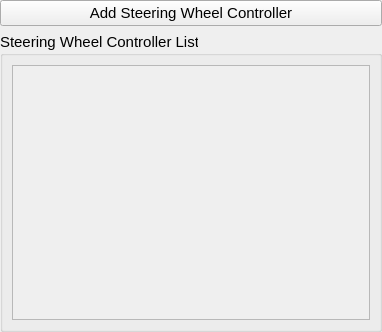
<?xml version="1.0" encoding="UTF-8"?>
<ui version="4.0">
 <class>Form</class>
 <widget class="QWidget" name="Form">
  <property name="geometry">
   <rect>
    <x>0</x>
    <y>0</y>
    <width>382</width>
    <height>332</height>
   </rect>
  </property>
  <property name="windowTitle">
   <string>Form</string>
  </property>
  <layout class="QGridLayout" name="gridLayout">
   <property name="leftMargin">
    <number>0</number>
   </property>
   <property name="topMargin">
    <number>0</number>
   </property>
   <property name="rightMargin">
    <number>0</number>
   </property>
   <property name="bottomMargin">
    <number>0</number>
   </property>
   <item row="2" column="0">
    <widget class="QGroupBox" name="sw_controller_groupbox">
     <property name="sizePolicy">
      <sizepolicy hsizetype="Preferred" vsizetype="Minimum">
       <horstretch>0</horstretch>
       <verstretch>0</verstretch>
      </sizepolicy>
     </property>
     <property name="minimumSize">
      <size>
       <width>0</width>
       <height>260</height>
      </size>
     </property>
     <property name="font">
      <font>
       <pointsize>11</pointsize>
      </font>
     </property>
     <property name="title">
      <string>Steering Wheel Controller List:</string>
     </property>
     <layout class="QGridLayout" name="gridLayout_2">
      <item row="0" column="0">
       <widget class="QScrollArea" name="sw_controller_scrollarea">
        <property name="widgetResizable">
         <bool>true</bool>
        </property>
        <widget class="QWidget" name="scrollAreaWidgetContents">
         <property name="geometry">
          <rect>
           <x>0</x>
           <y>0</y>
           <width>360</width>
           <height>260</height>
          </rect>
         </property>
         <layout class="QGridLayout" name="gridLayout_3">
          <item row="0" column="0">
           <layout class="QVBoxLayout" name="sw_controller_list_layout">
            <property name="spacing">
             <number>2</number>
            </property>
           </layout>
          </item>
          <item row="1" column="0">
           <spacer name="verticalSpacer">
            <property name="orientation">
             <enum>Qt::Vertical</enum>
            </property>
            <property name="sizeHint" stdset="0">
             <size>
              <width>20</width>
              <height>40</height>
             </size>
            </property>
           </spacer>
          </item>
         </layout>
        </widget>
       </widget>
      </item>
     </layout>
    </widget>
   </item>
   <item row="1" column="0">
    <widget class="QPushButton" name="btn_add_sw_controller">
     <property name="sizePolicy">
      <sizepolicy hsizetype="Minimum" vsizetype="Preferred">
       <horstretch>0</horstretch>
       <verstretch>0</verstretch>
      </sizepolicy>
     </property>
     <property name="font">
      <font>
       <pointsize>11</pointsize>
      </font>
     </property>
     <property name="text">
      <string>Add Steering Wheel Controller</string>
     </property>
    </widget>
   </item>
  </layout>
 </widget>
 <resources/>
 <connections/>
</ui>
